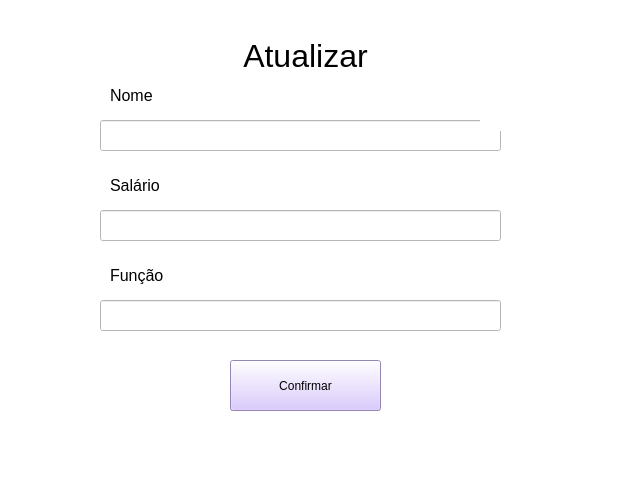
<?xml version="1.0" encoding="UTF-8"?>
<ui version="4.0">
 <class>MainWindow</class>
 <widget class="QMainWindow" name="MainWindow">
  <property name="geometry">
   <rect>
    <x>0</x>
    <y>0</y>
    <width>617</width>
    <height>501</height>
   </rect>
  </property>
  <property name="windowTitle">
   <string>MainWindow</string>
  </property>
  <property name="styleSheet">
   <string notr="true">background-color: rgb(255, 255, 255);</string>
  </property>
  <widget class="QWidget" name="centralwidget">
   <widget class="QLabel" name="label_2">
    <property name="geometry">
     <rect>
      <x>110</x>
      <y>70</y>
      <width>181</width>
      <height>51</height>
     </rect>
    </property>
    <property name="font">
     <font>
      <family>Microsoft Sans Serif</family>
      <pointsize>12</pointsize>
     </font>
    </property>
    <property name="text">
     <string>Nome</string>
    </property>
    <property name="alignment">
     <set>AlignVCenter</set>
    </property>
   </widget>
   <widget class="QLineEdit" name="txt_nomeAtualizarFunc">
    <property name="geometry">
     <rect>
      <x>100</x>
      <y>120</y>
      <width>401</width>
      <height>31</height>
     </rect>
    </property>
   </widget>
   <widget class="QLabel" name="label_4">
    <property name="geometry">
     <rect>
      <x>110</x>
      <y>160</y>
      <width>181</width>
      <height>51</height>
     </rect>
    </property>
    <property name="font">
     <font>
      <family>Microsoft Sans Serif</family>
      <pointsize>12</pointsize>
     </font>
    </property>
    <property name="text">
     <string>Salário</string>
    </property>
    <property name="alignment">
     <set>AlignVCenter</set>
    </property>
   </widget>
   <widget class="QLabel" name="label_5">
    <property name="geometry">
     <rect>
      <x>110</x>
      <y>250</y>
      <width>181</width>
      <height>51</height>
     </rect>
    </property>
    <property name="font">
     <font>
      <family>Microsoft Sans Serif</family>
      <pointsize>12</pointsize>
     </font>
    </property>
    <property name="text">
     <string>Função</string>
    </property>
    <property name="alignment">
     <set>AlignVCenter</set>
    </property>
   </widget>
   <widget class="QLineEdit" name="txt_funcaoAtualizarFunc">
    <property name="geometry">
     <rect>
      <x>100</x>
      <y>300</y>
      <width>401</width>
      <height>31</height>
     </rect>
    </property>
   </widget>
   <widget class="QLineEdit" name="txt_salarioAtualizarFunc">
    <property name="geometry">
     <rect>
      <x>100</x>
      <y>210</y>
      <width>401</width>
      <height>31</height>
     </rect>
    </property>
   </widget>
   <widget class="QLabel" name="label">
    <property name="geometry">
     <rect>
      <x>480</x>
      <y>80</y>
      <width>621</width>
      <height>51</height>
     </rect>
    </property>
    <property name="font">
     <font>
      <family>Microsoft Sans Serif</family>
      <pointsize>24</pointsize>
     </font>
    </property>
    <property name="text">
     <string>Cadastro</string>
    </property>
    <property name="alignment">
     <set>AlignCenter</set>
    </property>
   </widget>
   <widget class="QLabel" name="label_3">
    <property name="geometry">
     <rect>
      <x>500</x>
      <y>50</y>
      <width>621</width>
      <height>51</height>
     </rect>
    </property>
    <property name="font">
     <font>
      <family>Microsoft Sans Serif</family>
      <pointsize>24</pointsize>
     </font>
    </property>
    <property name="text">
     <string>Cadastro</string>
    </property>
    <property name="alignment">
     <set>AlignCenter</set>
    </property>
   </widget>
   <widget class="QLabel" name="label_6">
    <property name="geometry">
     <rect>
      <x>0</x>
      <y>30</y>
      <width>611</width>
      <height>51</height>
     </rect>
    </property>
    <property name="font">
     <font>
      <family>Microsoft Sans Serif</family>
      <pointsize>24</pointsize>
     </font>
    </property>
    <property name="text">
     <string>Atualizar</string>
    </property>
    <property name="alignment">
     <set>AlignCenter</set>
    </property>
   </widget>
   <widget class="QPushButton" name="bt_confirmarAtualizarFun">
    <property name="geometry">
     <rect>
      <x>230</x>
      <y>360</y>
      <width>151</width>
      <height>51</height>
     </rect>
    </property>
    <property name="styleSheet">
     <string notr="true">background-color: rgb(209, 187, 255);</string>
    </property>
    <property name="text">
     <string>Confirmar</string>
    </property>
   </widget>
  </widget>
  <widget class="QStatusBar" name="statusbar"/>
 </widget>
 <resources/>
 <connections/>
</ui>
